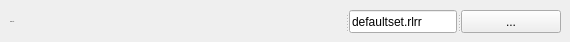
     <widget class="QWidget" name="drumSetTab">
      <attribute name="title">
       <string>Drum Set</string>
      </attribute>
      <widget class="QSplitter" name="splitter">
       <property name="geometry">
        <rect>
         <x>10</x>
         <y>10</y>
         <width>551</width>
         <height>23</height>
        </rect>
       </property>
       <property name="sizePolicy">
        <sizepolicy hsizetype="Expanding" vsizetype="Preferred">
         <horstretch>0</horstretch>
         <verstretch>0</verstretch>
        </sizepolicy>
       </property>
       <property name="orientation">
        <enum>Qt::Orientation::Horizontal</enum>
       </property>
       <widget class="QLabel" name="drumSetLabel">
        <property name="sizePolicy">
         <sizepolicy hsizetype="Preferred" vsizetype="Preferred">
          <horstretch>5</horstretch>
          <verstretch>0</verstretch>
         </sizepolicy>
        </property>
        <property name="font">
         <font>
          <pointsize>-1</pointsize>
         </font>
        </property>
        <property name="text">
         <string>Drum Set:</string>
        </property>
       </widget>
       <widget class="QLineEdit" name="drumSetLineEdit">
        <property name="text">
         <string>defaultset.rlrr</string>
        </property>
        <property name="readOnly">
         <bool>true</bool>
        </property>
       </widget>
       <widget class="QPushButton" name="selectDrumSetButton">
        <property name="sizePolicy">
         <sizepolicy hsizetype="Minimum" vsizetype="Fixed">
          <horstretch>0</horstretch>
          <verstretch>0</verstretch>
         </sizepolicy>
        </property>
        <property name="minimumSize">
         <size>
          <width>100</width>
          <height>0</height>
         </size>
        </property>
        <property name="text">
         <string>...</string>
        </property>
       </widget>
      </widget>
     </widget>
